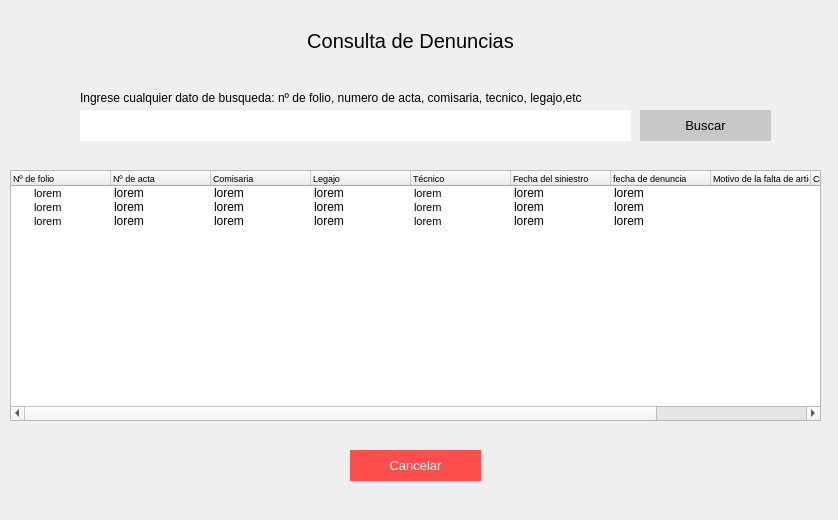
<?xml version="1.0" encoding="UTF-8"?>
<ui version="4.0">
 <class>Form</class>
 <widget class="QWidget" name="Form">
  <property name="geometry">
   <rect>
    <x>0</x>
    <y>0</y>
    <width>838</width>
    <height>520</height>
   </rect>
  </property>
  <property name="windowTitle">
   <string>Form</string>
  </property>
  <widget class="QLabel" name="label_2">
   <property name="geometry">
    <rect>
     <x>50</x>
     <y>20</y>
     <width>721</width>
     <height>41</height>
    </rect>
   </property>
   <property name="styleSheet">
    <string notr="true">font-size:20px;
</string>
   </property>
   <property name="text">
    <string>Consulta de Denuncias</string>
   </property>
   <property name="alignment">
    <set>Qt::AlignCenter</set>
   </property>
  </widget>
  <widget class="QTreeWidget" name="ca_tabla">
   <property name="geometry">
    <rect>
     <x>10</x>
     <y>170</y>
     <width>811</width>
     <height>251</height>
    </rect>
   </property>
   <column>
    <property name="text">
     <string>Nº de folio</string>
    </property>
    <property name="font">
     <font>
      <pointsize>7</pointsize>
     </font>
    </property>
   </column>
   <column>
    <property name="text">
     <string>Nº de acta</string>
    </property>
    <property name="font">
     <font>
      <pointsize>7</pointsize>
     </font>
    </property>
   </column>
   <column>
    <property name="text">
     <string>Comisaria</string>
    </property>
    <property name="font">
     <font>
      <pointsize>7</pointsize>
     </font>
    </property>
   </column>
   <column>
    <property name="text">
     <string>Legajo</string>
    </property>
    <property name="font">
     <font>
      <pointsize>7</pointsize>
     </font>
    </property>
   </column>
   <column>
    <property name="text">
     <string>Técnico</string>
    </property>
    <property name="font">
     <font>
      <pointsize>7</pointsize>
     </font>
    </property>
   </column>
   <column>
    <property name="text">
     <string>Fecha del siniestro</string>
    </property>
    <property name="font">
     <font>
      <pointsize>7</pointsize>
     </font>
    </property>
   </column>
   <column>
    <property name="text">
     <string>fecha de denuncia</string>
    </property>
    <property name="font">
     <font>
      <pointsize>7</pointsize>
     </font>
    </property>
   </column>
   <column>
    <property name="text">
     <string>Motivo de la falta de articulos</string>
    </property>
    <property name="font">
     <font>
      <pointsize>7</pointsize>
     </font>
    </property>
   </column>
   <column>
    <property name="text">
     <string>Cantidad de material extraviado</string>
    </property>
    <property name="font">
     <font>
      <pointsize>7</pointsize>
     </font>
    </property>
   </column>
   <column>
    <property name="text">
     <string>MAC de los equipos extraviados</string>
    </property>
    <property name="font">
     <font>
      <pointsize>7</pointsize>
     </font>
    </property>
   </column>
   <item>
    <property name="text">
     <string>lorem</string>
    </property>
    <property name="font">
     <font>
      <pointsize>8</pointsize>
     </font>
    </property>
    <property name="text">
     <string>lorem</string>
    </property>
    <property name="text">
     <string>lorem</string>
    </property>
    <property name="text">
     <string>lorem</string>
    </property>
    <property name="text">
     <string>lorem</string>
    </property>
    <property name="font">
     <font>
      <pointsize>8</pointsize>
     </font>
    </property>
    <property name="text">
     <string>lorem</string>
    </property>
    <property name="text">
     <string>lorem</string>
    </property>
   </item>
   <item>
    <property name="text">
     <string>lorem</string>
    </property>
    <property name="font">
     <font>
      <pointsize>8</pointsize>
     </font>
    </property>
    <property name="text">
     <string>lorem</string>
    </property>
    <property name="text">
     <string>lorem</string>
    </property>
    <property name="text">
     <string>lorem</string>
    </property>
    <property name="text">
     <string>lorem</string>
    </property>
    <property name="font">
     <font>
      <pointsize>8</pointsize>
     </font>
    </property>
    <property name="text">
     <string>lorem</string>
    </property>
    <property name="text">
     <string>lorem</string>
    </property>
   </item>
   <item>
    <property name="text">
     <string>lorem</string>
    </property>
    <property name="font">
     <font>
      <pointsize>8</pointsize>
     </font>
    </property>
    <property name="text">
     <string>lorem</string>
    </property>
    <property name="text">
     <string>lorem</string>
    </property>
    <property name="text">
     <string>lorem</string>
    </property>
    <property name="text">
     <string>lorem</string>
    </property>
    <property name="font">
     <font>
      <pointsize>8</pointsize>
     </font>
    </property>
    <property name="text">
     <string>lorem</string>
    </property>
    <property name="text">
     <string>lorem</string>
    </property>
   </item>
  </widget>
  <widget class="QLineEdit" name="ca_input_buscar">
   <property name="geometry">
    <rect>
     <x>80</x>
     <y>110</y>
     <width>551</width>
     <height>31</height>
    </rect>
   </property>
   <property name="styleSheet">
    <string notr="true">border:none;
background-color: rgb(255, 255, 255);
font: 11pt &quot;MS Shell Dlg 2&quot;;</string>
   </property>
   <property name="text">
    <string/>
   </property>
  </widget>
  <widget class="QPushButton" name="ca_btn_buscar">
   <property name="geometry">
    <rect>
     <x>640</x>
     <y>110</y>
     <width>131</width>
     <height>31</height>
    </rect>
   </property>
   <property name="styleSheet">
    <string notr="true">background-color: rgb(199, 199, 199);
color:black;
font-size:10pt;
border:none;</string>
   </property>
   <property name="text">
    <string>Buscar</string>
   </property>
  </widget>
  <widget class="QLabel" name="label">
   <property name="geometry">
    <rect>
     <x>80</x>
     <y>90</y>
     <width>541</width>
     <height>16</height>
    </rect>
   </property>
   <property name="text">
    <string>Ingrese cualquier dato de busqueda: nº de folio, numero de acta, comisaria, tecnico, legajo,etc</string>
   </property>
  </widget>
  <widget class="QPushButton" name="ca_btn_cancelar">
   <property name="geometry">
    <rect>
     <x>350</x>
     <y>450</y>
     <width>131</width>
     <height>31</height>
    </rect>
   </property>
   <property name="styleSheet">
    <string notr="true">color:white;
font-size:10pt;
border:none;
background-color:#ff4e4e;</string>
   </property>
   <property name="text">
    <string>Cancelar</string>
   </property>
  </widget>
 </widget>
 <tabstops>
  <tabstop>ca_tabla</tabstop>
 </tabstops>
 <resources/>
 <connections/>
</ui>
